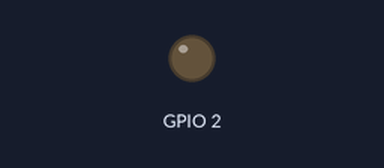
A sketch run on a simulated ESP32. On the bench: output pins drawn as LEDs (lit = HIGH). WiFi joins after 1.5 s; servers stay silent unless stated; the local clock reads 2024-03-15 10:24:30 at power-on unless the sketch sets it; what the sketch prints to the serial monitor is not drawn.

Above: at 0.1 s.
At 0.7 s:
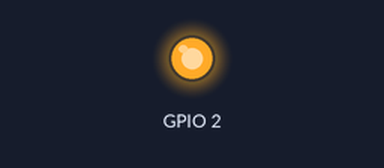
Timing chart, 0 to 2.7 s (numbered marks = the images above):
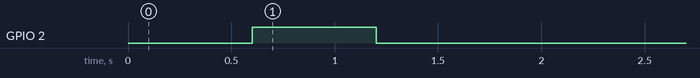

The sketch:

AutoConnectWithFeedbackLED.ino
```cpp
/**
   WiFi連線測試
   說明：使用 WiFiManager 程式庫建立 WiFi 連線，以內建燈號回應連線狀態，當啟動時，EDU01M 會進入配置模式(AP 模式)，需使用手機或筆電的無線通訊，連接 EDU01M 基地台(不須密碼)，設置完成無線帳號與密碼保存後，每分鐘會進行時間同步，
        當啟動時，燈號慢閃，進入配置模式時，燈號快閃，WiFi連線以後燈滅。
   程式庫：
          WiFiManager : 無線網路連線管理 https://github.com/tzapu/WiFiManager
          Ticker : 背景排程(定時執行)
   備註：此程式由WiFiManager函式庫的範例AutoConnectWithFeedbackLED測試更改
*/
#include <WiFiManager.h>

#include <Ticker.h>

Ticker ticker;

void setup() {
  Serial.begin(115200);

  pinMode(BUILTIN_LED, OUTPUT);

  ticker.attach(0.6, tick);

  WiFiManager wifiManager;

  wifiManager.setAPCallback(configModeCallback);
  wifiManager.setConfigPortalTimeout(180); //等待3分鐘配置WiFi

  if (!wifiManager.autoConnect()) {
    Serial.println("failed to connect and hit timeout");
    ESP.reset();
    delay(1000);
  }

  Serial.println("connected...yeey :)");
  ticker.detach();
  digitalWrite(BUILTIN_LED, LOW);
}

void loop() {
  setClock();
  delay(60000);
}

// 燈號轉向(亮→不亮、不亮→亮)
void tick() {
  int state = digitalRead(BUILTIN_LED);
  digitalWrite(BUILTIN_LED, !state);
}

// 當WiFiManager進入配置模式的狀態回應
void configModeCallback(WiFiManager *myWiFiManager) {
  Serial.println("Entered config mode");
  Serial.println(WiFi.softAPIP());
  Serial.println(myWiFiManager->getConfigPortalSSID());
  ticker.attach(0.2, tick);
}

// 設定顯示同步時間
void setClock() {
  configTime(8 * 3600, 0, "time.google.com");  // UTC +8 (時區)
  time_t now = time(nullptr);
  while (now < 8 * 3600 * 2) {
    yield();
    delay(500);
    Serial.print(F("."));
    now = time(nullptr);
  }
  struct tm timeinfo;
  gmtime_r(&now, &timeinfo);
  Serial.println();
  Serial.print(F("Current time: "));
  Serial.print(asctime(&timeinfo));
}
```
